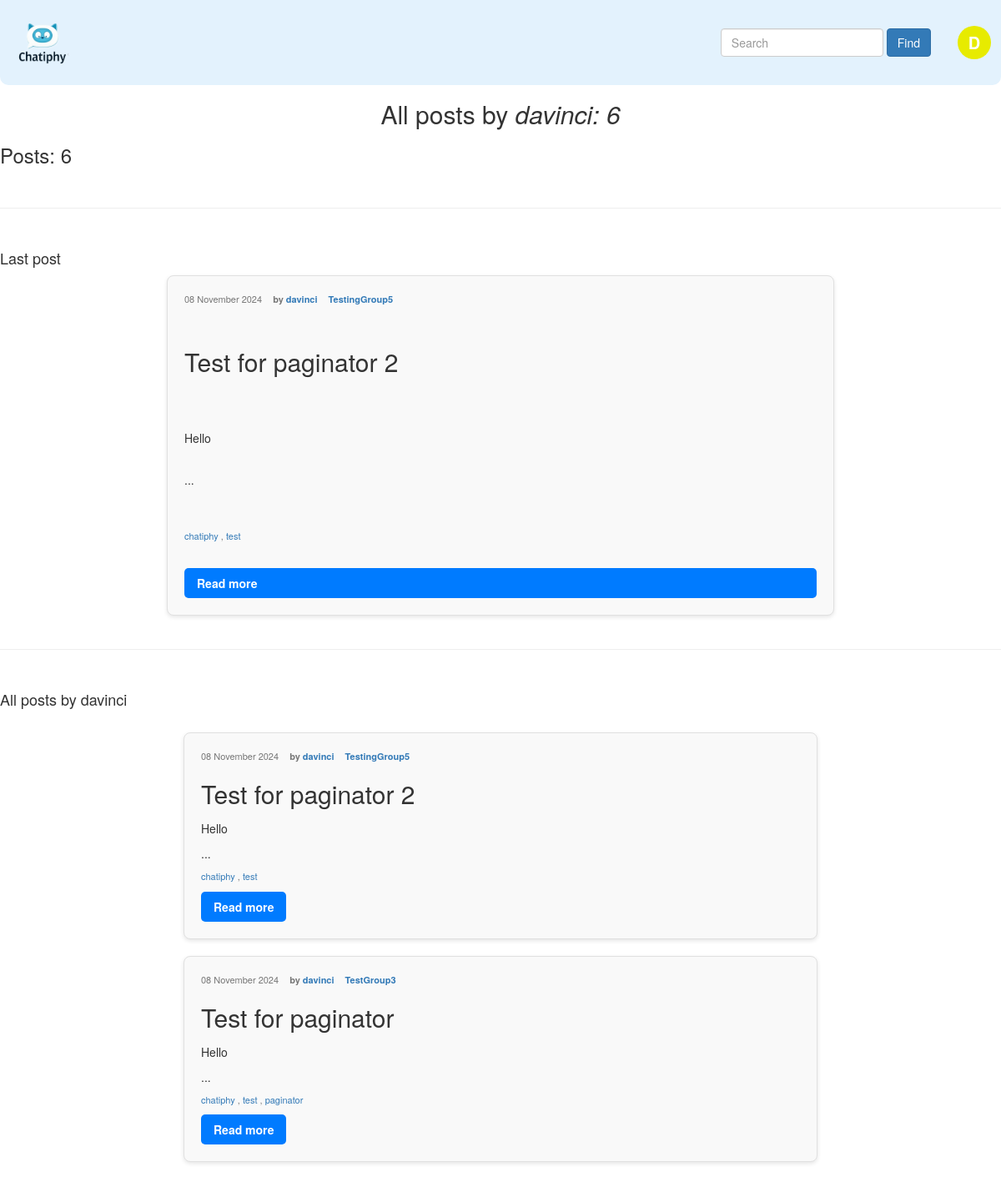
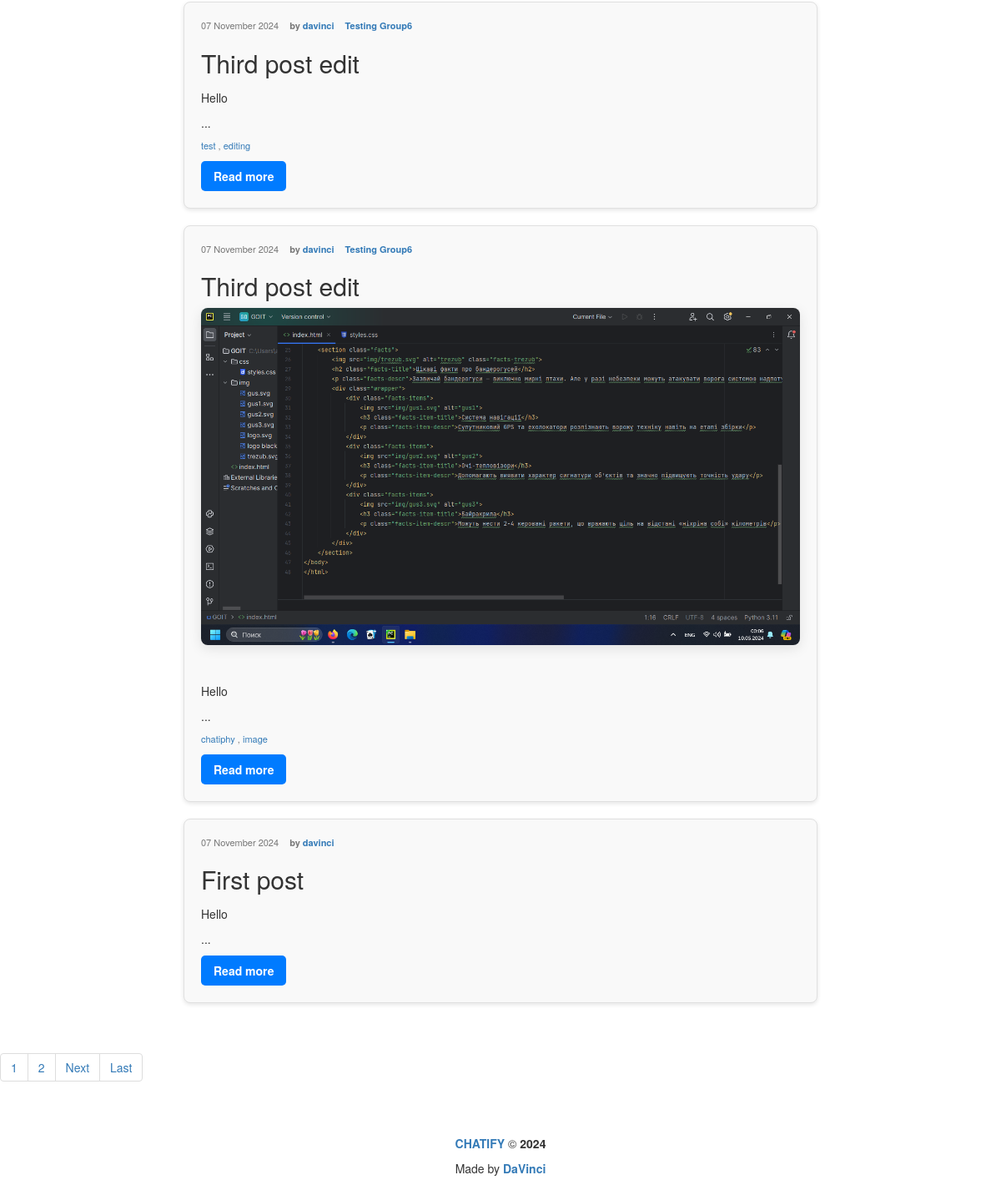
The app's page /profile/davinci/ (signed in), older data (2 pictures, top to bottom).
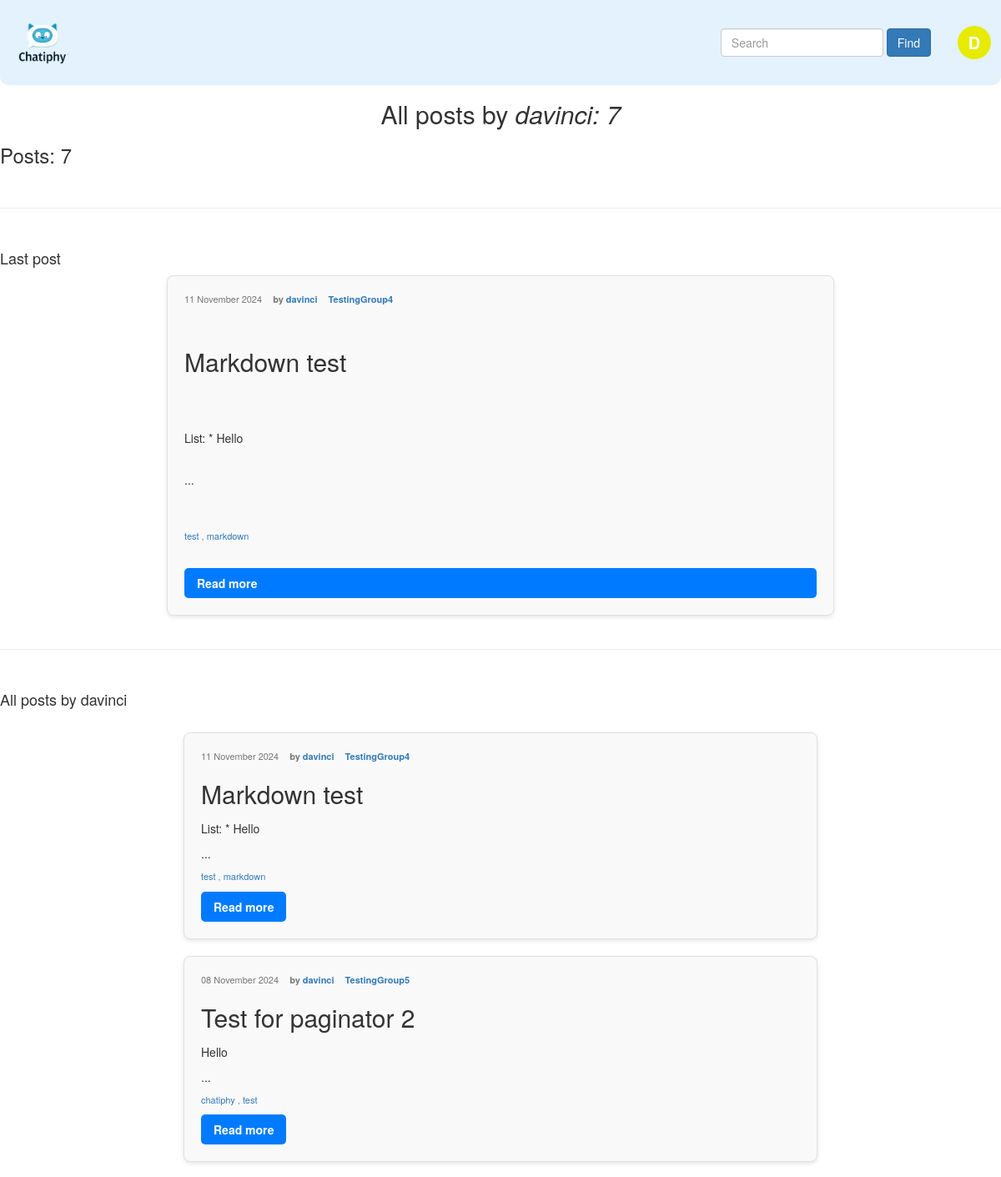
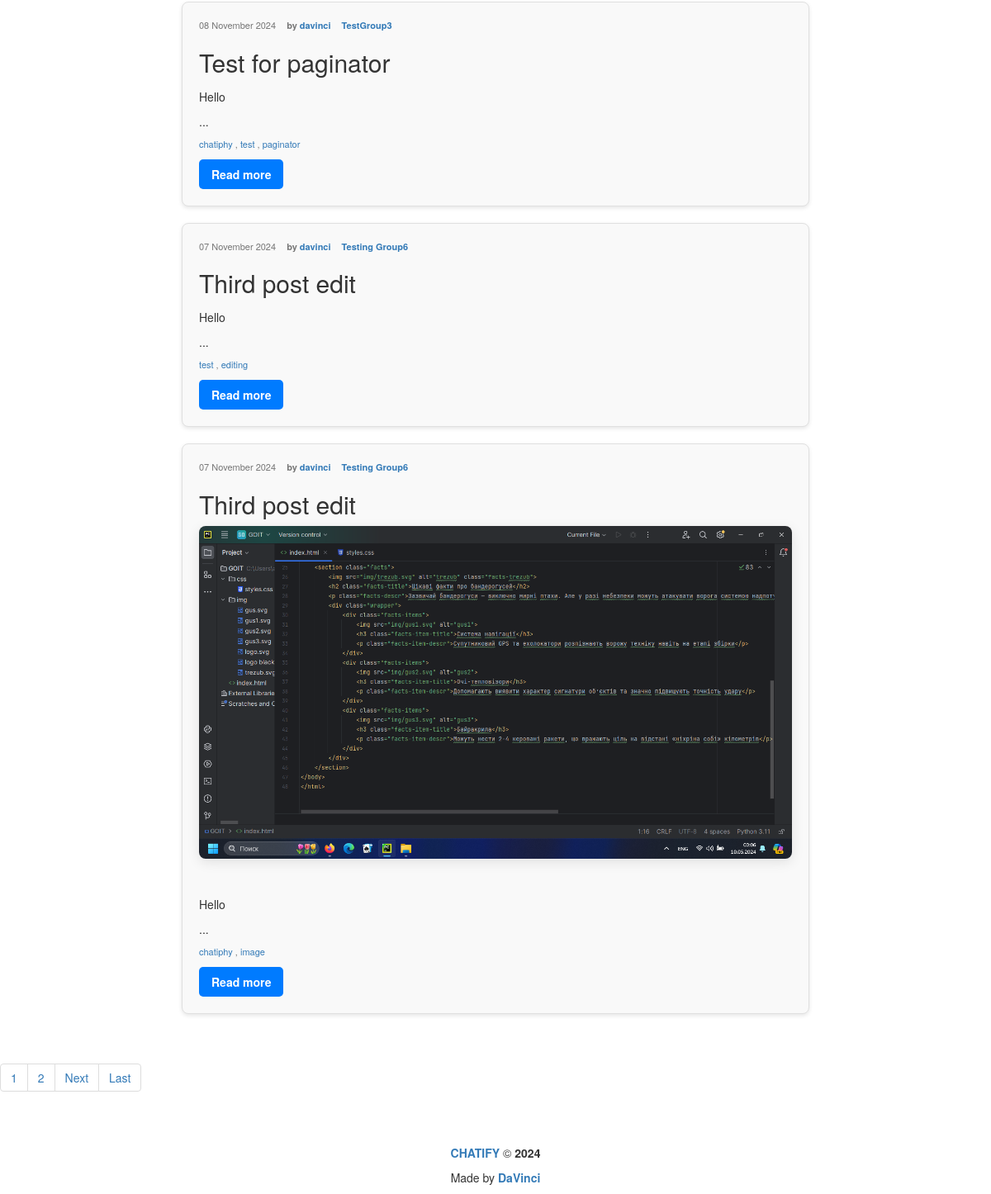
The same page, newer data (2 pictures, top to bottom).
### post_maker/models.py (models this page shows, shortened)
class Post(models.Model):
    title = models.CharField(
        max_length=250,
        default=''
    )
    text = models.TextField(
        help_text="Enter the text of post"
    )
    slug = models.SlugField(
        max_length=200,
        blank=True
    )
    created = models.DateTimeField(
        auto_now_add=True
    )
    pub_date = models.DateTimeField(
        auto_now_add=True,
    )
    updated = models.DateTimeField(
        auto_now=True
    )
    author = models.ForeignKey(
        User,
        on_delete=models.CASCADE,
        verbose_name="Author",
        related_name="posts"
    )
    group = models.ForeignKey(
        Group,
        on_delete=models.SET_NULL,
        related_name="posts",
        blank=True,
        null=True,
        verbose_name="Group",
        help_text="Choose the group"
    )
    image = models.ImageField(
        "Post Image",
        upload_to="post_maker/img",
        blank=True
    )
    tag = TaggableManager()
    class Meta:
        ordering = ('-pub_date',)
        indexes = [
            models.Index(fields=['-pub_date'])
        ]
        verbose_name = "Post"
        verbose_name_plural = "Posts"
    def get_absolute_url(self):
        return reverse("post_maker:post_detail", args=[self.pk, self.slug])

class Group(models.Model):
    title = models.CharField(max_length=200, default="")
    slug = models.SlugField(max_length=200, unique=True, blank=True)
    description = models.TextField(default="")
    def __str__(self):
        return self.title

### post_maker/views.py (the view)
# urls.py: path("profile/<str:username>/", views.profile, name="profile"),
@login_required
def profile(request, username, tag_slug=None):
    template = "post_maker/profile.html"
    user = get_object_or_404(User, username=username)
    tag = None
    posts = Post.objects.filter(author=user).order_by("-pub_date")
    if tag_slug:
        tag = get_object_or_404(Tag, slug=tag_slug)
        posts = posts.filter(tag__in=[tag])
    latest = posts.latest("pub_date")
    latest_text = latest.text
    count = posts.count()
    page_obj = paginator(request, posts, 5)
    subscriptions = Subscription.objects.filter(subscriber=request.user).values_list('sub_author', flat=True)
    context = {"username":username,
               "count":count,
               "page_obj":page_obj,
               "latest":latest,
               "latest_text":latest_text,
               "user":user,
               "tag":tag,
               'is_subscribed': user.id in subscriptions,}
    return render(request, template, context)

### core/context_processors/year.py (called while the page is built)
def year(request):
    year = datetime.now().year
    return {
        "year":year,
    }

### post_maker/templatetags/post_tags.py (called while the page is built)
@register.simple_tag
def total_user_posts(user):
    return Post.objects.filter(author=user).count()

@register.filter(name='markdown')
def markdown_format(text):
    return mark_safe(markdown.markdown(text))

### post_maker/views.py (called while the page is built)
@login_required
def paginator(request, posts, pages):
    paginator_obj = Paginator(posts, pages)
    page_number = request.GET.get('page')
    return paginator_obj.get_page(page_number)

### templates/post_maker/profile.html (shortened to what this page needs)
{% extends 'base.html' %}
{% load post_tags %}
{% block header %}<h2 class="block-header">All posts by <i>{{ username }}: {% total_user_posts user %}</i></h2>{% endblock %}
{% block content %}
    <div>
        <h3>Post{{ count|pluralize }}: {{ count }}</h3>
        <br>
        <hr>
        <br>
        {% if count > 0 %}
        <h4>Last post</h4>
        <div class="post-list-item post-list">
            <div class="post-list-meta">
                <span class="post-list-date">{{latest.pub_date|date:"d E Y"}}</span>
                <span class="post-list-author">by <a href="{% url 'post_maker:profile' latest.author %}">{{ latest.author }}</a></span>
                {% if latest.group %}
                    <span class="post-list-group"><a href="{% url 'post_maker:group_page' latest.group.slug %}">{{ latest.group }}</a></span>
                {% endif %}
            </div>
            {% if latest.title %}
                <h2 class="post-list-title">{{ latest.title }}</h2>
            {% endif %}
            <p class="post-excerpt">{{ latest.text|markdown|truncatewords_html:30 }}...</p>
            <div class="post-list-meta">
                {% for tag in latest.tag.all %}
                    <a class="post-list-tags" href="{% url 'post_maker:profile_by_tag' latest.author tag.slug %}">{{ tag.name }}</a>
                    {% if not forloop.last %}, {% endif %}
                {% endfor %}
            </div>
            <a href="{{ latest.get_absolute_url }}" class="read-more">Read more</a>
        </div>
        <br>
        <hr>
        {% else %}
        <h4>There is no posts yet</h4>
        {% endif %}
        <br>
        {% if count > 1 %}
        <h4>All posts by {{ username }}</h4>
        {% include "post_maker/includes/post_list.html" %}
        {% endif %}
        <br>
        {% include 'post_maker/includes/paginator.html' %}
        <br>
    </div>
{% endblock %}

### templates/post_maker/includes/post_list.html
{% load post_tags %}
<div class="post-list">
    {% for post in page_obj %}
        <div class="post-list-item">
            <div class="post-list-meta">
                <span class="post-list-date">{{post.pub_date|date:"d E Y"}}</span>
                <span class="post-list-author">by <a href="{% url 'post_maker:profile' post.author %}">{{ post.author }}</a></span>
                {% if post.group %}
                    <span class="post-list-group"><a href="{% url 'post_maker:group_page' post.group.slug %}">{{ post.group }}</a></span>
                {% endif %}
            </div>
            {% if post.title %}
                <h2 class="post-list-title">{{ post.title }}</h2>
            {% endif %}
            {% if post.image %}
                <div class="post-image">
                    <img src="{{ post.image.url }}" alt="{{ post.title }}">
                </div>
            {% endif %}
            <p class="post-excerpt">{{ post.text|markdown|truncatewords_html:30 }}...</p>
            <div class="post-list-meta">
                {% for tag in post.tag.all %}
                {% if request.resolver_match.view_name == "post_maker:index" or request.resolver_match.view_name == "post_maker:index_by_tag" %}
                    <a class="post-list-tags" href="{% url 'post_maker:index_by_tag' tag.slug %}">{{ tag.name }}</a>
                {% elif request.resolver_match.view_name == "post_maker:group_page" or request.resolver_match.view_name == "post_maker:group_page_by_tag" %}
                    <a class="post-list-tags" href="{% url 'post_maker:group_page_by_tag' post.group.slug tag.slug %}">{{ tag.name }}</a>
                {% elif request.resolver_match.view_name == "post_maker:profile" or request.resolver_match.view_name == "post_maker:profile_by_tag" %}
                    <a class="post-list-tags" href="{% url 'post_maker:profile_by_tag' post.author tag.slug %}">{{ tag.name }}</a>
                {% endif %}
                {% if not forloop.last %}, {% endif %}
                {% endfor %}
            </div>
            <a href="{{ post.get_absolute_url }}" class="read-more">Read more</a>
        </div>
    {% endfor %}
</div>

Row changes from the older to the newer data that the page shows:
no longer on one of the page's lists (row unchanged): Tag: name "chatiphy"
no longer on this page (row unchanged): Post: pub_date "07 November 2024", author "davinci", title "First post", text "Hello"
added Post: pub_date "11 November 2024", author "davinci", group "TestingGroup4", title "Markdown test", text "List: * Hello", Tag (name "test")
shown differently, row unchanged: Tag "test": now shows ","
added Tag: name "markdown"
Text that changed along with them:
{{ count }}: "6" → "7"
{{ latest.pub_date|date:"d E Y" }}: "08 November 2024" → "11 November 2024"
{{ latest.group }}: "TestingGroup5" → "TestingGroup4"
{{ latest.title }}: "Test for paginator 2" → "Markdown test"
{{ latest.text|markdown|truncatewords_html:30 }}: "Hello" → "List: * Hello"
text no longer shown: "6"
text now shown: "7"
